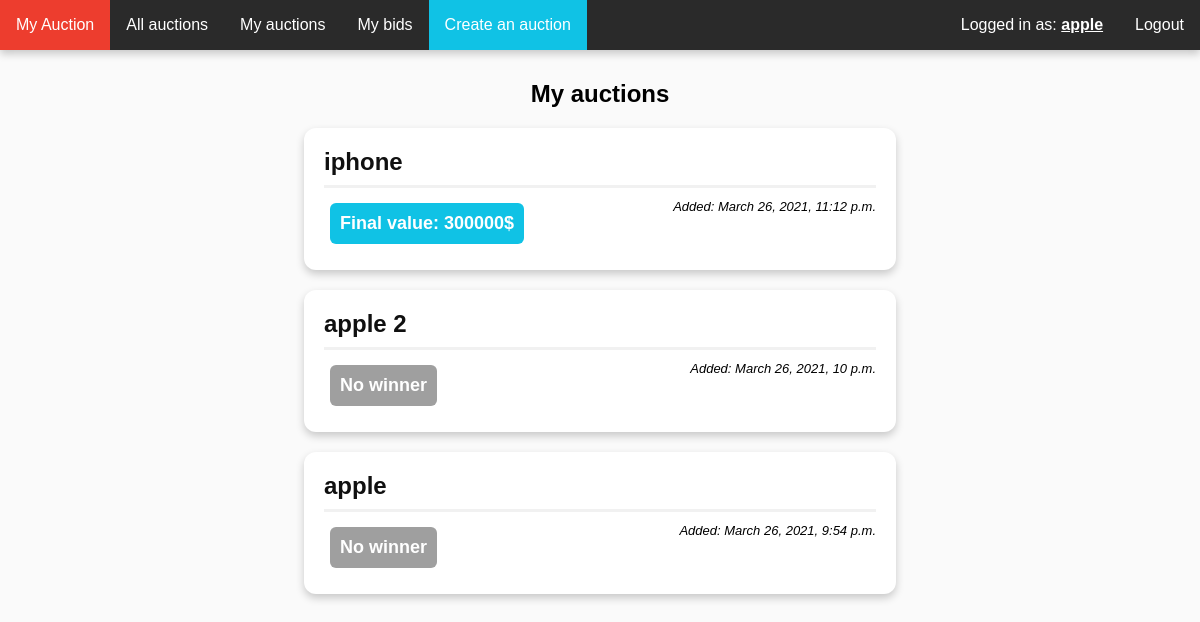
Page /myauctions/ (signed in) on the committed database.
### auctions/models.py (models this page shows, shortened)
class Auction(models.Model):
    author = models.ForeignKey(User, on_delete=models.CASCADE)
    title = models.CharField(max_length=300)
    desc = models.CharField(max_length=2000, blank=True)
    image = models.ImageField(upload_to='auction_images/', blank=True, default = 'auction_images/default/default.svg')
    min_value = models.IntegerField()
    date_added = models.DateTimeField()
    is_active = models.BooleanField(default=True)
    winner = models.ForeignKey(User, on_delete=models.SET("(deleted)"),
                               blank=True,
                               null=True,
                               related_name="auction_winner",
                               related_query_name="auction_winner")
    final_value = models.IntegerField(blank=True, null=True)
    def resolve(self):
        if self.is_active:
            if self.has_expired():
                highest_bid = Bid.objects.filter(auction=self).order_by('-amount').order_by('date').first()
                if highest_bid:
                    self.winner = highest_bid.bidder
                    self.final_value = highest_bid.amount
                self.is_active = False
                self.save()

### auctions/views.py (the view)
# urls.py: path('myauctions/', auctions_views.my_auctions, name="my_auctions"),
@login_required
def my_auctions(request):
    my_auctions_list = Auction.objects.all().filter(author=request.user).order_by('-date_added')
    for a in my_auctions_list:
        a.resolve()
    template = loader.get_template('auctions/my_auctions.html')
    context = {
        'my_auctions_list': my_auctions_list,
    }
    return HttpResponse(template.render(context, request))

### auctions/templates/auctions/my_auctions.html (shortened to what this page needs)
{% extends "base.html" %}
{% block content %}
<h2> My auctions </h2>
{% if my_auctions_list %}
    <ul class="my-auction-list">
    {% for auction in my_auctions_list %}
        <li class="my-auction-li"><a class="my-auction-link" href="{% url 'auctions:detail' auction.id %}">{{ auction.title }}</a>
            <hr>
            <div class="my-auction-date">Added: {{ auction.date_added }}</div>
            {% if auction.is_active %}
                <span class="my-auction-status-active">
                    Pending
                </span>
                <span class="my-auction-value">
                    {{ auction.min_value }}$
                </span>
            {% else %}
                {% if auction.final_value %}
                <span class="my-auction-status-resolved">
                    Final value: {{ auction.final_value }}$
                </span>
                {% else %}
                <span class="my-auction-status-no_winner">
                    No winner
                </span>
                {% endif %}
            {% endif %}
        </li>
    {% endfor %}
    </ul>
{% else %}
    <h4>No auctions are available.</h4>
{% endif %}
{% endblock %}

### templates/base.html (shortened to what this page needs)
<!DOCTYPE html>
<html lang="en">
<head>
  {% load static %}
  <link rel="stylesheet" href="{% static 'css/style.css' %}">
</head>
<body>
      {% block sidebar %}
        <ul class="navbar">
          <li class="auction-rush-button">
              <a class="navbar-link" href="{% url 'index' %}">
                  My Auction
              </a>
          </li>
          <li class="navbar-item"><a class="navbar-link" href="{% url 'auctions:auctions' %}">All auctions</a></li>
          {% if user.is_authenticated %}
          <li class="navbar-item"><a class="navbar-link" href="{% url 'my_auctions' %}">My auctions</a></li>
          <li class="navbar-item"><a class="navbar-link" href="{% url 'my_bids' %}">My bids</a></li>
          <li class="create-auction-button"><a class="navbar-link" href="{% url 'auctions:create' %}">Create an auction</a> </li>
          {% endif %}
          {% if user.is_authenticated %}
            <li class="navbar-item-right"><a class="navbar-link" href="{% url 'logout' %}?next={{request.path}}">Logout</a></li>
            <li class="navbar-item-right"><span class="navbar-text">Logged in as: <span class="username">{{ user.get_username }}</span></span></li>
          {% else %}
            <li class="navbar-item-right"><a class="navbar-link" href="{% url 'login' %}?next={{request.path}}">Login</a></li>
            <li class="navbar-item-right"><a class="navbar-link" href="{% url 'register' %}?next={{request.path}}">Register</a></li>
          {% endif %}
        </ul>
     {% endblock %}
      <div class="main-content">{% block content %}{% endblock %}</div>
</body>
</html>

### static/css/style.css (style rules this page uses)
:root { --background: #FFFFFF; --color0: #F1F1F1; --color1: #ED665B; --color2: #39B8A5; --color3: #F98F3D; --color4: #1972E7; --color5: #AE5BF6; --color6: #4DCCE5; --color7: #101010; --color8: #9F9F9F; --color9: #ED3D2E; --color10: #16B8A0; --color11: #F97916; --color12: #0868E7; --color13: #9422F6; --color14: #10C2E5; --color15: #656565; --main-bg: #FAFAFA; --navbar-bg: #2A2A2A; --light-green: #C8F9E3; --navbar-bg-hover: #3A3A3A; --shadow: 0 4px 8px 0 rgba(0,0,0,0.2); --strong-shadow: 0 4px 8px 0 rgba(0,0,0,0.5); }
body { background: var(--main-bg); }
* { font-family: sans-serif !important; }
hr { border: 0; height: 3px; background: var(--color0); }
h2 { text-align: center; }
.main-content { margin-top: 80px; }
li a { color: var(--color2); }
.navbar { list-style-type: none; position: absolute; top: 0; left: 0; margin: 0; padding: 0; width: 100%; overflow: hidden; background-color: var(--navbar-bg); box-shadow: var(--shadow); }
.navbar-item { float: left; transition: .3s; }
.navbar-item-right { float: right; transition: .3s; }
.navbar-item .navbar-link { display: block; color: var(--background); text-align: center; padding: 16px; text-decoration: none; transition: .3s; }
.navbar-item-right .navbar-link { display: block; color: var(--background); text-align: center; padding: 16px; text-decoration: none; transition: .3s; }
.create-auction-button { float: left; transition: .3s; }
.create-auction-button .navbar-link { display: block; background: var(--color14); color: var(--background); text-align: center; padding: 16px; text-decoration: none; transition: .3s; }
.auction-rush-button .navbar-link { display: block; background: var(--color1); color: var(--background); text-align: center; padding: 16px; text-decoration: none; transition: .3s; }
.auction-rush-button { float: left; transition: .3s; }
.navbar-text { display: block; color: var(--background); text-align: center; padding: 16px; text-decoration: none; }
.username { font-weight: bold; text-decoration: underline; }
.my-auction-list { list-style-type: none; width: 50%; margin: auto; }
.my-auction-li { box-shadow: var(--shadow); background: var(--background); display: inline-list-item; border-radius: 12px; padding: 20px; margin: 20px; margin-left: -20px; text-overflow: ellipsis; white-space: nowrap; overflow: hidden; font-size: large; }
.my-auction-link { text-decoration: none; font-size: x-large; font-weight: bold; text-align: center; color: var(--color7); }
.my-auction-date { font-style: italic; font-size: small; margin-top: 2px; float: right; }
.my-auction-status-no_winner { font-weight: bold; color: var(--background); background: var(--color8); padding: 10px; margin: 6px; border-radius: 6px; float: left; }
.my-auction-status-resolved { font-weight: bold; color: var(--background); background: var(--color14); padding: 10px; margin: 6px; border-radius: 6px; float: left; }

### rows in the picture
Auction: title "iphone", date_added "March 26, 2021, 11:12 p.m.", final_value "300000"
Auction: title "apple 2", date_added "March 26, 2021, 10 p.m.", is_active "No winner"
Auction: title "apple", date_added "March 26, 2021, 9:54 p.m.", is_active "No winner"

### other values in the picture
{{ user.get_username }} "apple"
